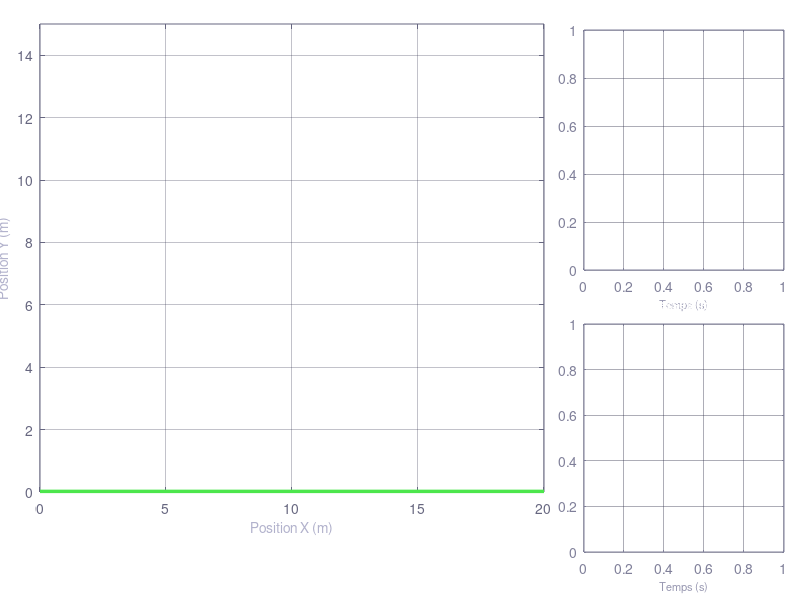

The MATLAB source for this figure: (Note: this script raises an error after producing the figure.)
%% BALLE_REBONDISSANTE_FFT.M — Simulation physique + Analyse spectrale FFT
%
%   ETAPE 1 : Animation en temps reel des balles rebondissantes
%   ETAPE 2 : Analyse FFT sur les signaux enregistres pendant la simulation
%
%   USAGE :
%       balle_rebondissante_fft          % parametres par defaut
%       balle_rebondissante_fft(3, 0.85) % 3 balles, restitution 0.85

function balle_rebondissante_fft(n_balles, restitution)

if nargin < 1; n_balles    = 4;    end
if nargin < 2; restitution = 0.85; end

%% ================================================================
%  PARAMETRES PHYSIQUES
%% ================================================================
g         = 9.81;
dt        = 0.016;   % ~60 FPS pour l'animation
Fe        = 1/dt;    % Frequence d'echantillonnage
T_sim     = 12;      % Duree simulation (s)
N         = round(T_sim / dt);
drag      = 0.999;
W         = 20;
H_box     = 15;
trail_len = 25;

fprintf('\n+----------------------------------------------------------+\n');
fprintf('|  Balles Rebondissantes + Analyse FFT - Master SIA        |\n');
fprintf('+----------------------------------------------------------+\n');
fprintf('|  Balles       : %-3d                                      |\n', n_balles);
fprintf('|  Restitution  : %.2f                                     |\n', restitution);
fprintf('|  Duree        : %.0f s  |  Fe = %.1f Hz  |  N = %d     |\n', T_sim, Fe, N);
fprintf('|  Appuyez une touche ou fermez la fenetre pour arreter    |\n');
fprintf('+----------------------------------------------------------+\n\n');

%% ================================================================
%  INITIALISATION DES BALLES
%% ================================================================
rng(42);
rayons = 0.4 + rand(1, n_balles) * 0.5;
masses = (4/3) * pi * rayons.^3;

pos_x = zeros(1, n_balles);
pos_y = zeros(1, n_balles);
for i = 1:n_balles
    valide = false; tentatives = 0;
    while ~valide && tentatives < 1000
        tentatives = tentatives + 1;
        px = rayons(i) + rand()*(W - 2*rayons(i));
        py = H_box*0.4 + rand()*H_box*0.5;
        valide = true;
        for j = 1:i-1
            if sqrt((px-pos_x(j))^2+(py-pos_y(j))^2) < rayons(i)+rayons(j)+0.1
                valide = false; break;
            end
        end
    end
    pos_x(i) = px; pos_y(i) = py;
end

vit_x = (rand(1,n_balles)-0.5)*8;
vit_y = (rand(1,n_balles)-0.5)*4;

couleurs = [
    1.00 0.30 0.30;
    0.30 0.70 1.00;
    0.30 1.00 0.30;
    1.00 0.85 0.10;
    1.00 0.50 0.10;
    0.80 0.30 1.00;
    0.10 0.90 0.80;
    1.00 0.40 0.70;
];
while size(couleurs,1) < n_balles
    couleurs = [couleurs; rand(1,3)*0.5+0.5];
end
couleurs = couleurs(1:n_balles,:);

hist_x = repmat(pos_x', 1, trail_len);
hist_y = repmat(pos_y', 1, trail_len);

% Pre-allocation des signaux pour la FFT
y_signal  = zeros(n_balles, N);
vy_signal = zeros(n_balles, N);

%% ================================================================
%  CREATION DE LA FIGURE D'ANIMATION
%% ================================================================
fig = figure('Name', 'Balles Rebondissantes + FFT', ...
    'Position',    [80 60 1050 780], ...
    'Color',       [0.05 0.05 0.10], ...
    'NumberTitle', 'off', ...
    'KeyPressFcn', @(~,~) assignin('base','stop_sim',true));

% Axe simulation
ax_main = axes('Parent', fig, ...
    'Position',  [0.05 0.18 0.63 0.78], ...
    'Color',     [0.08 0.08 0.14], ...
    'XColor',    [0.4 0.4 0.5], 'YColor', [0.4 0.4 0.5], ...
    'GridColor', [0.2 0.2 0.3], 'GridAlpha', 0.3, ...
    'Box', 'on', 'XGrid', 'on', 'YGrid', 'on');
hold(ax_main,'on');
xlim(ax_main,[0 W]); ylim(ax_main,[0 H_box]);
xlabel(ax_main,'Position X (m)','Color',[0.7 0.7 0.8],'FontSize',10);
ylabel(ax_main,'Position Y (m)','Color',[0.7 0.7 0.8],'FontSize',10);
title(ax_main,'Simulation en cours — enregistrement pour FFT...', ...
    'Color','white','FontSize',11,'FontWeight','bold');
plot(ax_main,[0 W],[0.02 0.02],'-','Color',[0.3 0.9 0.3],'LineWidth',2.5);

% Axe energie
ax_energy = axes('Parent', fig, ...
    'Position',  [0.73 0.55 0.25 0.40], ...
    'Color',     [0.06 0.06 0.12], ...
    'XColor',    [0.5 0.5 0.6], 'YColor', [0.5 0.5 0.6], ...
    'GridColor', [0.2 0.2 0.3], 'GridAlpha', 0.4, ...
    'XGrid','on','YGrid','on','Box','on');
hold(ax_energy,'on');
title(ax_energy,'Energie (J)','Color','white','FontSize',9,'FontWeight','bold');
xlabel(ax_energy,'Temps (s)','Color',[0.6 0.6 0.7],'FontSize',8);

% Axe vitesses
ax_vitesse = axes('Parent', fig, ...
    'Position',  [0.73 0.08 0.25 0.38], ...
    'Color',     [0.06 0.06 0.12], ...
    'XColor',    [0.5 0.5 0.6], 'YColor', [0.5 0.5 0.6], ...
    'GridColor', [0.2 0.2 0.3], 'GridAlpha', 0.4, ...
    'XGrid','on','YGrid','on','Box','on');
hold(ax_vitesse,'on');
title(ax_vitesse,'Vitesses (m/s)','Color','white','FontSize',9,'FontWeight','bold');
xlabel(ax_vitesse,'Temps (s)','Color',[0.6 0.6 0.7],'FontSize',8);

% Axe info bas
ax_info = axes('Parent',fig,'Position',[0.05 0.02 0.63 0.13],'Visible','off');

%% ================================================================
%  OBJETS GRAPHIQUES
%% ================================================================
theta = linspace(0,2*pi,40);

h_trail  = gobjects(n_balles,1);
h_balle  = gobjects(n_balles,1);
h_reflet = gobjects(n_balles,1);

for i = 1:n_balles
    h_trail(i) = plot(ax_main, hist_x(i,:), hist_y(i,:), ...
        '-','Color',[couleurs(i,:),0.15],'LineWidth',1.5);
    h_balle(i) = fill(ax_main, ...
        pos_x(i)+rayons(i)*cos(theta), pos_y(i)+rayons(i)*sin(theta), ...
        couleurs(i,:),'EdgeColor',min(couleurs(i,:)*1.3,1),'LineWidth',1.5,'FaceAlpha',0.92);
    r_ref=rayons(i)*0.28; ox=rayons(i)*0.25; oy=rayons(i)*0.30;
    h_reflet(i) = fill(ax_main, ...
        pos_x(i)+ox+r_ref*cos(theta), pos_y(i)+oy+r_ref*sin(theta), ...
        'white','EdgeColor','none','FaceAlpha',0.45);
end

h_info_txt = text(ax_info,0.01,0.5,'','Color',[0.8 0.8 0.9],'FontSize',9, ...
    'FontName','Courier New','VerticalAlignment','middle','Units','normalized');

max_hist = 200;
t_hist  = nan(1,max_hist); Ec_hist = nan(1,max_hist);
Ep_hist = nan(1,max_hist); Et_hist = nan(1,max_hist);

h_Ec = plot(ax_energy,t_hist,Ec_hist,'-','Color',[1.0 0.5 0.2],'LineWidth',1.8);
h_Ep = plot(ax_energy,t_hist,Ep_hist,'-','Color',[0.3 0.7 1.0],'LineWidth',1.8);
h_Et = plot(ax_energy,t_hist,Et_hist,'-','Color',[0.3 1.0 0.5],'LineWidth',2.0);
legend(ax_energy,{'Ec','Ep','Et'},'TextColor','white','Color',[0.1 0.1 0.15], ...
    'EdgeColor',[0.3 0.3 0.4],'FontSize',7.5);

h_vit = gobjects(min(n_balles,5),1);
vit_hist = nan(min(n_balles,5),max_hist);
for i = 1:min(n_balles,5)
    h_vit(i) = plot(ax_vitesse,t_hist,nan(1,max_hist),'-','Color',couleurs(i,:),'LineWidth',1.5);
end

%% ================================================================
%  BOUCLE DE SIMULATION + ENREGISTREMENT
%% ================================================================
assignin('base','stop_sim',false);
t = 0; frame = 0; n_rebonds = 0;
fprintf('Simulation en cours... (fermer la fenetre ou appuyer une touche pour passer a la FFT)\n\n');

while ishandle(fig) && ~evalin('base','stop_sim') && frame < N

    frame = frame + 1;
    t     = t + dt;

    % Physique
    vit_y = vit_y - g*dt;
    vit_x = vit_x * drag;
    vit_y = vit_y * drag;
    pos_x = pos_x + vit_x*dt;
    pos_y = pos_y + vit_y*dt;

    % Collisions parois
    for i = 1:n_balles
        if pos_x(i)-rayons(i) < 0
            pos_x(i)=rayons(i); vit_x(i)=abs(vit_x(i))*restitution; n_rebonds=n_rebonds+1;
        end
        if pos_x(i)+rayons(i) > W
            pos_x(i)=W-rayons(i); vit_x(i)=-abs(vit_x(i))*restitution; n_rebonds=n_rebonds+1;
        end
        if pos_y(i)-rayons(i) < 0
            pos_y(i)=rayons(i); vit_y(i)=abs(vit_y(i))*restitution; n_rebonds=n_rebonds+1;
            if abs(vit_y(i)) < 0.15; vit_y(i)=0; pos_y(i)=rayons(i); end
        end
        if pos_y(i)+rayons(i) > H_box
            pos_y(i)=H_box-rayons(i); vit_y(i)=-abs(vit_y(i))*restitution; n_rebonds=n_rebonds+1;
        end
    end

    % Collisions entre balles
    for i = 1:n_balles-1
        for j = i+1:n_balles
            dx=pos_x(j)-pos_x(i); dy=pos_y(j)-pos_y(i);
            dist=sqrt(dx^2+dy^2); min_dist=rayons(i)+rayons(j);
            if dist < min_dist && dist > 1e-8
                overlap=min_dist-dist; nx=dx/dist; ny=dy/dist;
                m_tot=masses(i)+masses(j);
                pos_x(i)=pos_x(i)-nx*overlap*masses(j)/m_tot;
                pos_y(i)=pos_y(i)-ny*overlap*masses(j)/m_tot;
                pos_x(j)=pos_x(j)+nx*overlap*masses(i)/m_tot;
                pos_y(j)=pos_y(j)+ny*overlap*masses(i)/m_tot;
                dvx=vit_x(i)-vit_x(j); dvy=vit_y(i)-vit_y(j);
                dot_p=dvx*nx+dvy*ny;
                if dot_p < 0
                    J=-(1+restitution)*dot_p/(1/masses(i)+1/masses(j));
                    vit_x(i)=vit_x(i)+J/masses(i)*nx; vit_y(i)=vit_y(i)+J/masses(i)*ny;
                    vit_x(j)=vit_x(j)-J/masses(j)*nx; vit_y(j)=vit_y(j)-J/masses(j)*ny;
                    n_rebonds=n_rebonds+1;
                end
            end
        end
    end

    % Enregistrement des signaux
    y_signal(:,frame)  = pos_y';
    vy_signal(:,frame) = vit_y';

    % Trainee
    hist_x = [pos_x', hist_x(:,1:end-1)];
    hist_y = [pos_y', hist_y(:,1:end-1)];

    % Energies
    vitesses = sqrt(vit_x.^2+vit_y.^2);
    Ec = 0.5*sum(masses.*vitesses.^2);
    Ep = sum(masses*g.*pos_y);
    Et = Ec+Ep;
    t_hist  = [t_hist(2:end),  t];
    Ec_hist = [Ec_hist(2:end), Ec];
    Ep_hist = [Ep_hist(2:end), Ep];
    Et_hist = [Et_hist(2:end), Et];
    for i = 1:min(n_balles,5)
        vit_hist(i,:) = [vit_hist(i,2:end), vitesses(i)];
    end

    % Rendu graphique
    for i = 1:n_balles
        set(h_trail(i),'XData',hist_x(i,:),'YData',hist_y(i,:));
        set(h_balle(i),'XData',pos_x(i)+rayons(i)*cos(theta), ...
                        'YData',pos_y(i)+rayons(i)*sin(theta));
        r_ref=rayons(i)*0.28; ox=rayons(i)*0.25; oy=rayons(i)*0.30;
        set(h_reflet(i),'XData',pos_x(i)+ox+r_ref*cos(theta), ...
                         'YData',pos_y(i)+oy+r_ref*sin(theta));
    end

    if mod(frame,3)==0
        set(h_Ec,'XData',t_hist,'YData',Ec_hist);
        set(h_Ep,'XData',t_hist,'YData',Ep_hist);
        set(h_Et,'XData',t_hist,'YData',Et_hist);
        if ~all(isnan(Et_hist))
            xlim(ax_energy,[max(0,t-max_hist*dt), t+0.1]);
            v=Et_hist(~isnan(Et_hist));
            if ~isempty(v); ylim(ax_energy,[0,max(v)*1.15+1]); end
        end
        for i = 1:min(n_balles,5)
            set(h_vit(i),'XData',t_hist,'YData',vit_hist(i,:));
        end
        if ~all(isnan(vit_hist(:)))
            xlim(ax_vitesse,[max(0,t-max_hist*dt),t+0.1]);
            vv=vit_hist(~isnan(vit_hist));
            if ~isempty(vv); ylim(ax_vitesse,[0,max(vv)*1.15+0.5]); end
        end
        [~,bi]=max(vitesses);
        info_str = sprintf('t = %6.2f s  |  Rebonds: %4d  |  Frame: %d/%d\nEc = %7.1f J  |  Ep = %7.1f J  |  Et = %7.1f J\nBalle la plus rapide: #%d  (%.1f m/s)', ...
            t,n_rebonds,frame,N,Ec,Ep,Et,bi,vitesses(bi));
        set(h_info_txt,'String',info_str);
    end

    drawnow limitrate;
    pause(dt*0.3);
end

N_enregistre = frame;
fprintf('OK - Simulation terminee : %d echantillons enregistres sur %d prevus.\n\n', N_enregistre, N);

if N_enregistre < 64
    fprintf('Pas assez de donnees pour la FFT. Relancer avec une duree plus longue.\n');
    return;
end

%% ================================================================
%  ANALYSE FFT — SUR LES DONNEES ENREGISTREES
%% ================================================================
fprintf('Lancement de l''analyse spectrale FFT...\n\n');

% Adapter aux donnees reellement enregistrees
y_sig = y_signal(:, 1:N_enregistre);
N_fft = N_enregistre;
t_vec = (0:N_fft-1)*dt;
f_vec = (0:floor(N_fft/2)-1)*(Fe/N_fft);
N_half = floor(N_fft/2);

fprintf('+-----------------------------------------------+\n');
fprintf('|  Parametres FFT                               |\n');
fprintf('+-----------------------------------------------+\n');
fprintf('|  N  = %-6d  |  Fe = %.1f Hz              |\n', N_fft, Fe);
fprintf('|  Df = %.5f Hz  |  Nyquist = %.1f Hz      |\n', Fe/N_fft, Fe/2);
fprintf('+-----------------------------------------------+\n\n');

fft_amplitude  = zeros(n_balles, N_half);
fft_phase      = zeros(n_balles, N_half);
dsp_mat        = zeros(n_balles, N_half);
f_fondamentale = zeros(1, n_balles);

for i = 1:n_balles
    signal        = y_sig(i,:);
    signal_centre = signal - mean(signal);
    fenetre_hann  = 0.5*(1-cos(2*pi*(0:N_fft-1)/(N_fft-1)));
    signal_fen    = signal_centre .* fenetre_hann;
    X             = fft(signal_fen, N_fft);
    amplitude     = (2/N_fft)*abs(X(1:N_half));
    fft_amplitude(i,:) = amplitude;
    fft_phase(i,:)     = angle(X(1:N_half));
    dsp_mat(i,:)       = (abs(X(1:N_half)).^2)/N_fft;
    idx_min = find(f_vec >= 0.05, 1);
    if isempty(idx_min); idx_min=1; end
    [~,idx_max]    = max(amplitude(idx_min:end));
    f_fondamentale(i) = f_vec(idx_min+idx_max-1);
    fprintf('  Balle %d : f_rebond = %.3f Hz  (T = %.2f s)\n', ...
        i, f_fondamentale(i), 1/f_fondamentale(i));
end

% Spectrogramme (balle 1)
L_fen    = min(512, floor(N_fft/4));
L_fen    = 2^floor(log2(L_fen));
overlap  = floor(L_fen/2);
hop      = L_fen - overlap;
n_frames = floor((N_fft-L_fen)/hop)+1;
f_stft   = (0:L_fen/2-1)*(Fe/L_fen);
t_stft   = ((0:n_frames-1)*hop+L_fen/2)*dt;
sig_b1   = y_sig(1,:)-mean(y_sig(1,:));
specto   = zeros(L_fen/2, n_frames);
w_hann   = 0.5*(1-cos(2*pi*(0:L_fen-1)/(L_fen-1)));
for fi = 1:n_frames
    d=( fi-1)*hop+1; fn=d+L_fen-1;
    if fn>N_fft; break; end
    seg=sig_b1(d:fn).*w_hann;
    Xs=fft(seg,L_fen);
    specto(:,fi)=abs(Xs(1:L_fen/2)).^2;
end
specto_dB = 10*log10(specto+eps);

% Comparaison fenetres
sig_t     = y_sig(1,:)-mean(y_sig(1,:));
win_rect  = ones(1,N_fft);
win_hann2 = 0.5*(1-cos(2*pi*(0:N_fft-1)/(N_fft-1)));
win_hamm  = 0.54-0.46*cos(2*pi*(0:N_fft-1)/(N_fft-1));
X_rect    = (2/N_fft)*abs(fft(sig_t.*win_rect,   N_fft));
X_hann    = (2/N_fft)*abs(fft(sig_t.*win_hann2,  N_fft));
X_hamming = (2/N_fft)*abs(fft(sig_t.*win_hamm,   N_fft));

%% ================================================================
%  FIGURE FFT
%% ================================================================
leg_str = arrayfun(@(i) sprintf('Balle %d (f=%.2f Hz)',i,f_fondamentale(i)), ...
    1:n_balles,'UniformOutput',false);

fig2 = figure('Name','Analyse Spectrale FFT', ...
    'Position',[50 30 1400 900],'Color',[0.06 0.06 0.10]);

f_max_aff = min(5, Fe/2*0.8);
idx_fmax  = find(f_vec <= f_max_aff);

% -- Signal temporel
ax1 = subplot(3,4,1:2);
set(ax1,'Color',[0.10 0.10 0.16],'XColor',[0.7 0.7 0.8],'YColor',[0.7 0.7 0.8], ...
    'GridColor',[0.2 0.2 0.3],'GridAlpha',0.4);
hold(ax1,'on'); grid(ax1,'on');
for i=1:n_balles
    plot(ax1,t_vec,y_sig(i,:),'Color',couleurs(i,:),'LineWidth',1.2);
end
xlabel(ax1,'Temps t (s)','Color',[0.7 0.7 0.8],'FontSize',9);
ylabel(ax1,'Position y(t) (m)','Color',[0.7 0.7 0.8],'FontSize',9);
title(ax1,'Signal temporel enregistre : y(t)','Color','white','FontSize',10,'FontWeight','bold');
legend(ax1,leg_str,'TextColor','white','Color',[0.1 0.1 0.15],'EdgeColor',[0.3 0.3 0.4],'FontSize',8);

% -- Centrage + fenetrage
ax2 = subplot(3,4,3:4);
set(ax2,'Color',[0.10 0.10 0.16],'XColor',[0.7 0.7 0.8],'YColor',[0.7 0.7 0.8], ...
    'GridColor',[0.2 0.2 0.3],'GridAlpha',0.4);
hold(ax2,'on'); grid(ax2,'on');
sig_r = y_sig(1,:)-mean(y_sig(1,:));
sig_f = sig_r.*(0.5*(1-cos(2*pi*(0:N_fft-1)/(N_fft-1))));
plot(ax2,t_vec,sig_r,'Color',[0.7 0.7 0.9],'LineWidth',0.8,'DisplayName','Signal centre');
plot(ax2,t_vec,sig_f,'Color',couleurs(1,:),'LineWidth',1.2,'DisplayName','Apres fenetre Hann');
plot(ax2,t_vec,0.5*(1-cos(2*pi*(0:N_fft-1)/(N_fft-1)))*max(abs(sig_r)), ...
    '--','Color',[1 0.8 0.2],'LineWidth',0.8,'DisplayName','Fenetre Hann');
xlabel(ax2,'Temps t (s)','Color',[0.7 0.7 0.8],'FontSize',9);
ylabel(ax2,'Amplitude','Color',[0.7 0.7 0.8],'FontSize',9);
title(ax2,'Centrage + Fenetrage Hann avant FFT','Color','white','FontSize',10,'FontWeight','bold');
legend(ax2,'TextColor','white','Color',[0.1 0.1 0.15],'EdgeColor',[0.3 0.3 0.4],'FontSize',8);

% -- Spectre amplitude
ax3 = subplot(3,4,5:6);
set(ax3,'Color',[0.10 0.10 0.16],'XColor',[0.7 0.7 0.8],'YColor',[0.7 0.7 0.8], ...
    'GridColor',[0.2 0.2 0.3],'GridAlpha',0.4);
hold(ax3,'on'); grid(ax3,'on');
for i=1:n_balles
    plot(ax3,f_vec(idx_fmax),fft_amplitude(i,idx_fmax),'Color',couleurs(i,:),'LineWidth',1.8);
    [amp_max,~]=max(fft_amplitude(i,idx_fmax));
    plot(ax3,f_fondamentale(i),amp_max,'v','Color',couleurs(i,:),'MarkerSize',10,'MarkerFaceColor',couleurs(i,:));
    text(ax3,f_fondamentale(i)+0.05,amp_max*0.95, ...
        sprintf('f%d=%.2f Hz',i,f_fondamentale(i)),'Color',couleurs(i,:),'FontSize',8,'FontWeight','bold');
end
xlabel(ax3,'Frequence f (Hz)','Color',[0.7 0.7 0.8],'FontSize',9);
ylabel(ax3,'|X(f)| (m)','Color',[0.7 0.7 0.8],'FontSize',9);
title(ax3,'Spectre d''amplitude : |X(f)| = FFT de y(t)','Color','white','FontSize',10,'FontWeight','bold');

% -- DSP
ax4 = subplot(3,4,7:8);
set(ax4,'Color',[0.10 0.10 0.16],'XColor',[0.7 0.7 0.8],'YColor',[0.7 0.7 0.8], ...
    'GridColor',[0.2 0.2 0.3],'GridAlpha',0.4);
hold(ax4,'on'); grid(ax4,'on');
for i=1:n_balles
    dsp_dB=10*log10(dsp_mat(i,idx_fmax)+eps);
    plot(ax4,f_vec(idx_fmax),dsp_dB,'Color',couleurs(i,:),'LineWidth',1.5);
end
xlabel(ax4,'Frequence f (Hz)','Color',[0.7 0.7 0.8],'FontSize',9);
ylabel(ax4,'DSP (dB)','Color',[0.7 0.7 0.8],'FontSize',9);
title(ax4,'Densite Spectrale de Puissance (dB)','Color','white','FontSize',10,'FontWeight','bold');
legend(ax4,leg_str,'TextColor','white','Color',[0.1 0.1 0.15],'EdgeColor',[0.3 0.3 0.4],'FontSize',8);

% -- Spectrogramme
ax5 = subplot(3,4,9:10);
set(ax5,'Color',[0.10 0.10 0.16],'XColor',[0.7 0.7 0.8],'YColor',[0.7 0.7 0.8]);
f_stft_max = find(f_stft <= min(8, Fe/2));
imagesc(ax5,t_stft,f_stft(f_stft_max),specto_dB(f_stft_max,:));
axis(ax5,'xy'); colormap(ax5,hot);
cb=colorbar(ax5); cb.Color=[0.7 0.7 0.8];
cb.Label.String='Puissance (dB)'; cb.Label.Color=[0.7 0.7 0.8];
xlabel(ax5,'Temps (s)','Color',[0.7 0.7 0.8],'FontSize',9);
ylabel(ax5,'Frequence (Hz)','Color',[0.7 0.7 0.8],'FontSize',9);
title(ax5,'Spectrogramme STFT (Balle 1)','Color','white','FontSize',10,'FontWeight','bold');
yline(ax5,f_fondamentale(1),'--','Color',[0.2 1.0 0.5],'LineWidth',1.5);

% -- Comparaison fenetres
ax6 = subplot(3,4,11);
set(ax6,'Color',[0.10 0.10 0.16],'XColor',[0.7 0.7 0.8],'YColor',[0.7 0.7 0.8], ...
    'GridColor',[0.2 0.2 0.3],'GridAlpha',0.4);
hold(ax6,'on'); grid(ax6,'on');
idx_f2=find(f_vec<=f_max_aff);
plot(ax6,f_vec(idx_f2),20*log10(X_rect(idx_f2)+eps),'Color',[1.0 0.4 0.4],'LineWidth',1.2,'DisplayName','Rect.');
plot(ax6,f_vec(idx_f2),20*log10(X_hann(idx_f2)+eps),'Color',[0.3 0.8 1.0],'LineWidth',1.5,'DisplayName','Hann');
plot(ax6,f_vec(idx_f2),20*log10(X_hamming(idx_f2)+eps),'Color',[0.6 1.0 0.4],'LineWidth',1.2,'DisplayName','Hamming');
xlabel(ax6,'Frequence (Hz)','Color',[0.7 0.7 0.8],'FontSize',8);
ylabel(ax6,'dB','Color',[0.7 0.7 0.8],'FontSize',8);
title(ax6,'Fenetrages : fuite spectrale','Color','white','FontSize',9,'FontWeight','bold');
legend(ax6,'TextColor','white','Color',[0.1 0.1 0.15],'EdgeColor',[0.3 0.3 0.4],'FontSize',7,'Location','southwest');

% -- Phase
ax7 = subplot(3,4,12);
set(ax7,'Color',[0.10 0.10 0.16],'XColor',[0.7 0.7 0.8],'YColor',[0.7 0.7 0.8], ...
    'GridColor',[0.2 0.2 0.3],'GridAlpha',0.4);
hold(ax7,'on'); grid(ax7,'on');
idx_f3=find(f_vec<=f_max_aff);
for i=1:n_balles
    plot(ax7,f_vec(idx_f3),fft_phase(i,idx_f3)*(180/pi),'.','Color',couleurs(i,:),'MarkerSize',3);
end
xlabel(ax7,'Frequence (Hz)','Color',[0.7 0.7 0.8],'FontSize',8);
ylabel(ax7,'Phase (deg)','Color',[0.7 0.7 0.8],'FontSize',8);
title(ax7,'Spectre de phase','Color','white','FontSize',9,'FontWeight','bold');
yticks(ax7,[-180 -90 0 90 180]);

sgtitle('Analyse Spectrale FFT - Signaux enregistres pendant la simulation', ...
    'Color','white','FontSize',13,'FontWeight','bold');

%% ================================================================
%  RESUME CONSOLE
%% ================================================================
fprintf('\n============================================\n');
fprintf('  RESULTATS ANALYSE SPECTRALE\n');
fprintf('============================================\n');
fprintf('  Fe = %.1f Hz  |  N = %d  |  Df = %.4f Hz\n', Fe, N_fft, Fe/N_fft);
fprintf('  Nyquist = %.1f Hz\n\n', Fe/2);
for i=1:n_balles
    fprintf('  Balle %d : f1 = %.4f Hz  |  T = %.3f s  |  E = %.2f J\n', ...
        i, f_fondamentale(i), 1/f_fondamentale(i), sum(y_sig(i,:).^2)*dt);
end
fprintf('============================================\n');
fprintf('OK - Analyse FFT terminee.\n\n');

end
